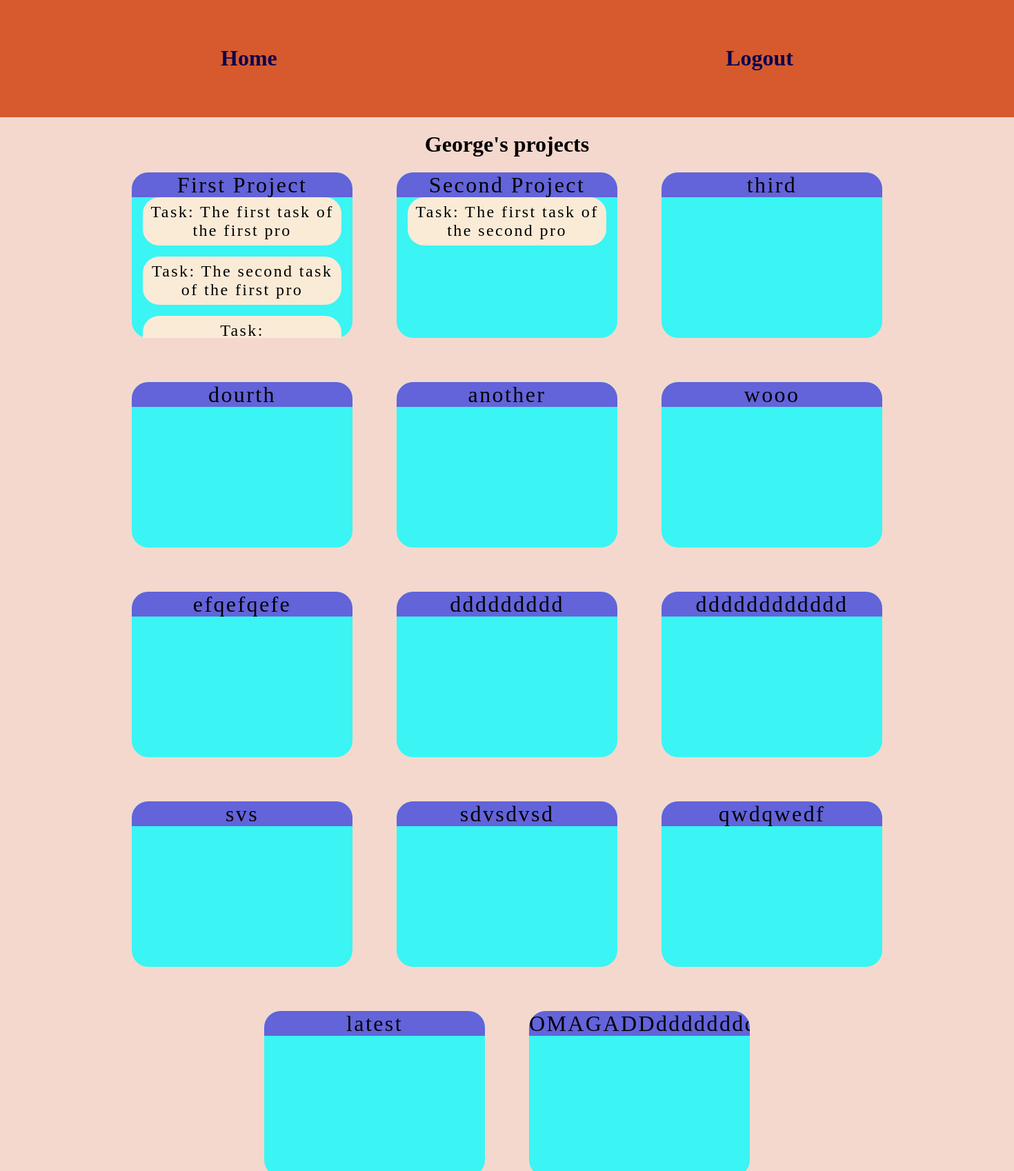
The app's page / (signed in) with its own data.
### tasks/models.py (models this page shows, shortened)
class Project(models.Model):
    ACTIVE = 'AC'
    DONE = 'DN'
    STATUS_CHOICES = [
        (ACTIVE, 'Active'),
        (DONE, 'Done'),
    ]
    title = models.CharField(max_length=50)
    user = models.ForeignKey(User, on_delete=models.CASCADE, related_name='projects')
    timestamp = models.DateTimeField(auto_now_add=True)
    status = models.CharField(max_length=2, choices=STATUS_CHOICES, default=ACTIVE)

class Task(models.Model):
    project = models.ForeignKey(Project, on_delete=models.CASCADE, related_name='tasks')
    text = models.TextField()

### tasks/views.py (the view)
# urls.py: 2. Add a URL to urlpatterns:  path('', views.home, name='home')
@login_required
def home(request):
    projects = request.user.projects.all()
    context = {'projects': projects}
    return render(request, 'tasks/home.html', context)

### tasks/templates/tasks/home.html (shortened to what this page needs)
{% extends 'tasks/base.html' %}
{% load static %}
{% block content %}
    <link rel="stylesheet" href="{% static 'css/home.css' %}">
    <link rel="stylesheet" href="https://cdnjs.cloudflare.com/ajax/libs/font-awesome/6.2.1/css/all.min.css">
    <h1>{{ user.username }}'s projects</h1>
    <div id="projects">
        {% if projects %}
            {% for project in projects %}
                <div class="project">
                    <div class="project-title">
                        <div class="title-text">{{ project.title }}</div>
                    </div>
                    <div class="tasks">
                        {% if project.tasks %}
                            {% for task in project.tasks.all %}
                                <div class="task">Task: {{ task.text }}</div>
                            {% endfor %}
                        {% else %}
                            <p>No tasks yet for this project</p>
                        {% endif %}
                    </div>
                </div>
            {% endfor %}
        {% else %}
            <p>No projects yet</p>
    {% endif %}
    </div>
{% endblock %}

### tasks/static/css/base.css (style rules this page uses)
body { margin: 0; overflow: hidden; }

### tasks/static/css/home.css (style rules this page uses)
#projects { width: 100%; display: flex; justify-content: center; flex-wrap: wrap; gap: 4rem; letter-spacing: 0.15rem; }
.project { height: 15rem; width: 20rem; background-color: rgba(0, 255, 255, 0.761); border-radius: 1.5rem; position: relative; }
.project-title { border-top-left-radius: 1.5rem; border-top-right-radius: 1.5rem; width: 100%; height: 15%; background-color: rgb(99, 99, 218); color: rgb(239, 239, 238); font-size: 2rem; overflow: hidden; white-space: nowrap; text-overflow: ellipsis; position: relative; }
.title-text { left: 0; position: relative; color: black; }
.tasks { display: flex; height: 85%; padding: 0 5%; flex-direction: column; row-gap: 1rem; overflow-y: scroll; scrollbar-width: none; -ms-overflow-style: none; }
.task { font-size: 1.5rem; letter-spacing: 0.15rem; word-wrap: break-word; background-color: antiquewhite; padding: 0.5rem; border-radius: 1.5rem; }

### records on screen
Project: title "First Project"
Task: text "The first task of the first pro"
Task: text "The second task of the first pro"
Project: title "Second Project"
Task: text "The first task of the second pro"
Project: title "third"
Project: title "dourth"
Project: title "another"
Project: title "wooo"
Project: title "efqefqefe"
Project: title "ddddddddd"
Project: title "dddddddddddd"
Project: title "svs"
Project: title "sdvsdvsd"
Project: title "qwdqwedf"
Project: title "latest"
Project: title "OMAGADDddddd…"

### other values on screen
{{ user.username }} "George"
